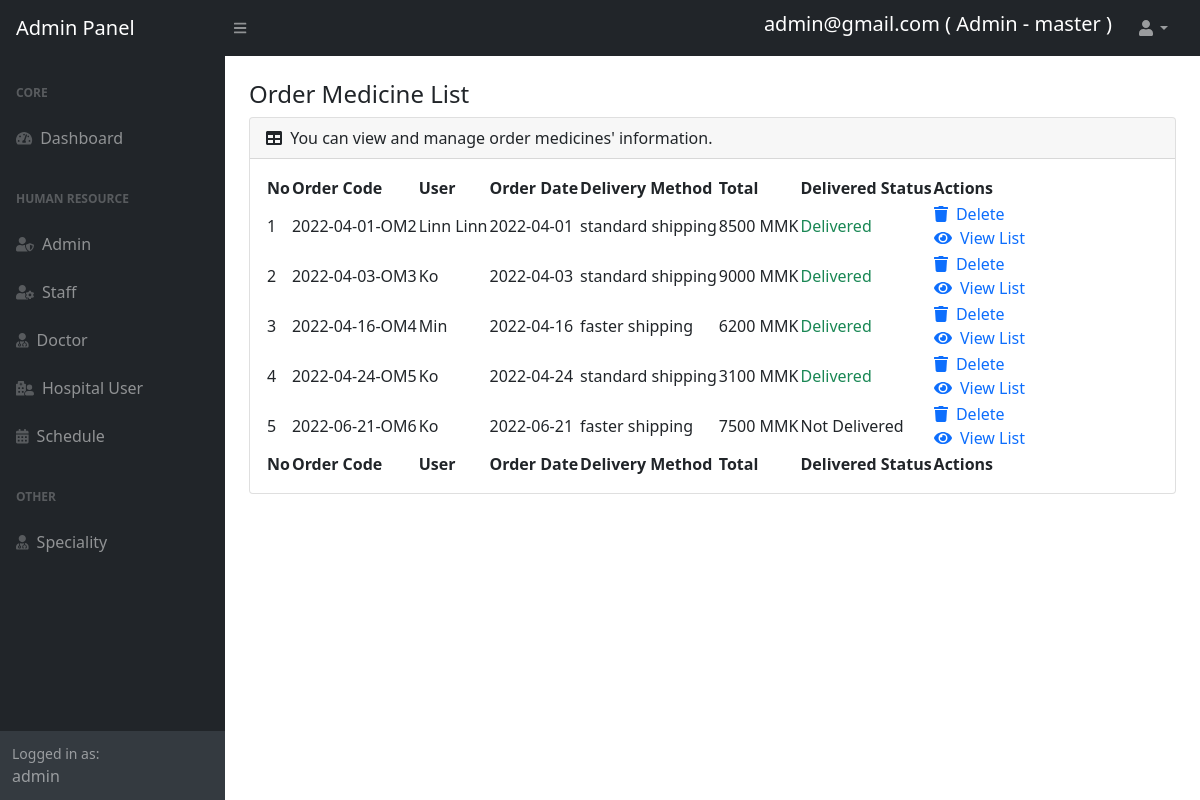
/admin/manageorder.php (signed in), run on the app's committed database.
### tables this page shows
CREATE TABLE `ordermed` (
  `orderId` int NOT NULL,
  `userId` int DEFAULT NULL,
  `orderDate` date DEFAULT NULL,
  `deliveryMethod` varchar(10) DEFAULT NULL,
  `total` int DEFAULT NULL,
  `deliveredStatus` tinyint(1) DEFAULT NULL
);

CREATE TABLE `user` (
  `userId` int NOT NULL,
  `userName` varchar(30) NOT NULL,
  `userEmail` varchar(50) NOT NULL,
  `userPassword` text NOT NULL,
  `userPhone` varchar(15) NOT NULL,
  `userAddress` text NOT NULL,
  `userDob` date NOT NULL,
  `userBloodType` varchar(5) NOT NULL,
  `userNrc` varchar(20) NOT NULL,
  `userNote` text
);

### admin/manageorder.php (the view, shortened to what this page needs)
<?php
include('header.php');
include('../connect.php');
?>
<div id="layoutSidenav_content">
    <main>
        <div class="container-fluid px-4">
            <h4 class="mt-4">Order Medicine List</h4>
            <div class="card mb-4">
                <div class="card-header">
                    <i class="fas fa-table me-1"></i>
                    You can view and manage order medicines' information.
                </div>
                <div class="card-body">
                    <table id="datatablesSimple">
                        <thead>
                            <tr>
                                <th>No</th>
                                <th>Order Code</th>
                                <th>User</th>
                                <th>Order Date</th>
                                <th>Delivery Method</th>
                                <th>Total</th>
                                <th>Delivered Status</th>
                                <th>Actions</th>
                            </tr>
                        </thead>
                        <tbody>
                            <?php
                            $count=0;
                            $selectordermed="SELECT o.*,u.* from ordermed o, user u
                            where o.userId=u.userId";
                            $runselectordermed=$connection->query($selectordermed);
                            $dataofordermed=$runselectordermed->fetch_all(MYSQLI_ASSOC);
                            foreach ($dataofordermed as $eachorder) {
                                $count++;
                                $orderDate=$eachorder['orderDate'];
                                $orderId=$eachorder['orderId'];
                                $orderCode=$orderDate."-OM".$orderId;
                                $userName=$eachorder['userName'];
                                $deli=$eachorder['deliveryMethod'];
                                $total=$eachorder['total'];
                                $deliverStatus=$eachorder['deliveredStatus'];
                                $deliver="";
                                if ($deliverStatus==0) {
                                    $deliver="Not Delivered";
                                }else{
                                    $deliver="<span class='text-success'>Delivered</span>";
                                }
                                echo "<tr>";
                                echo "<td>$count</td>";
                                echo "<td>$orderCode</td>";
                                echo "<td>$userName</td>";
                                echo "<td>$orderDate</td>";
                                echo "<td>$deli shipping</td>";
                                echo "<td>$total MMK</td>";
                                echo "<td>$deliver</td>";
                                echo "<td><a href='deletemanageorder.php?orderIdToDelete=$orderId' class='actionlink'><i class='fas fa-trash'></i>&nbsp;&nbspDelete</a><br>
                                <a href='orderdetail.php?oid=$orderId' class='actionlink'><i class='fas fa-eye'></i>&nbsp;&nbspView List</a></td>";
                                echo "</tr>";
                            }
                            ?>
                        </tbody>
                        <tfoot>
                            <tr>
                                <th>No</th>
                                <th>Order Code</th>
                                <th>User</th>
                                <th>Order Date</th>
                                <th>Delivery Method</th>
                                <th>Total</th>
                                <th>Delivered Status</th>
                                <th>Actions</th>
                            </tr>
                        </tfoot>
                    </table>
                </div>
            </div>
        </div>
    </main>
</div>
<?php
include('footer.php');
?>

### admin/header.php (shortened to what this page needs)
<?php
include('../connect.php');
if (isset($_SESSION['loginid'])) {
    $loginid = $_SESSION['loginid'];
    $logintype = $_SESSION['logintype'];
    if ($logintype == "admin") {
        $selectadmin = "SELECT * from admin where adminId=$loginid";
        $runselectadmin = $connection->query($selectadmin);
        $dataofadmin = $runselectadmin->fetch_array();
        $adminemail = $dataofadmin['adminEmail'];
        $admintype = $dataofadmin['adminType'];
    } else if ($logintype == "staff") {
        $selectstaff = "SELECT * from staff where staffId=$loginid";
        $runselectstaff = $connection->query($selectstaff);
        $dataofstaff = $runselectstaff->fetch_array();
        $staffemail = $dataofstaff['staffEmail'];
    } else if ($logintype == "doctor") {
        $selectdoctor = "SELECT * from doctor where doctorId=$loginid";
        $runselectdoctor = $connection->query($selectdoctor);
        $dataofdoctor = $runselectdoctor->fetch_array();
        $doctoremail = $dataofdoctor['doctorEmail'];
    } else {
    }
} else {
    echo "<script>alert('Access denied')</script>";
    echo "<script>location='index.php'</script>";
}
?>
<!DOCTYPE html>
<html lang="en">
<head>
    <link href="https://cdn.jsdelivr.net/npm/simple-datatables@latest/dist/style.css" rel="stylesheet" />
    <link href="css/styles.css" rel="stylesheet" />
</head>
<body class="sb-nav-fixed">
    <nav class="sb-topnav navbar navbar-expand navbar-dark bg-dark">
        <a class="navbar-brand ps-3" href="index.php">Admin Panel</a>
        <button class="btn btn-link btn-sm order-1 order-lg-0 me-4 me-lg-0" id="sidebarToggle" href="#!"><i class="fas fa-bars"></i></button>
        <form class="d-none d-md-inline-block form-inline ms-auto me-0 me-md-3 my-2 my-md-0">
            <div class="input-group">
                <h5 style="color:white;">
                    <?php
                    if ($logintype == "admin") {
                        if ($admintype == "master") {
                            echo "$adminemail ( Admin - master )";
                        } else {
                            echo "$adminemail ( Admin )";
                        }
                    } else if ($logintype == "staff") {
                        echo "$staffemail (Staff)";
                    } else if ($logintype == "doctor") {
                        echo "$doctoremail (Doctor)";
                    } else {
                    }
                    ?>
                </h5>
            </div>
        </form>
        <ul class="navbar-nav ms-auto ms-md-0 me-3 me-lg-4">
            <li class="nav-item dropdown">
                <a class="nav-link dropdown-toggle" id="navbarDropdown" href="#" role="button" data-bs-toggle="dropdown" aria-expanded="false"><i class="fas fa-user fa-fw"></i></a>
            </li>
        </ul>
    </nav>
    <div id="layoutSidenav">
        <div id="layoutSidenav_nav">
            <nav class="sb-sidenav accordion sb-sidenav-dark" id="sidenavAccordion">
                <div class="sb-sidenav-menu">
                    <div class="nav">
                        <div class="sb-sidenav-menu-heading">Core</div>
                        <a class="nav-link" href="home.php">
                            <div class="sb-nav-link-icon"><i class="fas fa-tachometer-alt"></i></div>
                            Dashboard
                        </a>
                        <div class="sb-sidenav-menu-heading">Human Resource</div>
                        <?php
                        if ($logintype == "admin") {
                            if ($admintype == "master") {
                                echo "
                                <a class='nav-link' href='adminlist.php'>
                                <div class='sb-nav-link-icon'><i class='fas fa-user-shield'></i></div>
                                Admin
                                </a>
                                ";
                            }
                            echo "
                            <a class='nav-link' href='stafflist.php'>
                                <div class='sb-nav-link-icon'><i class='fas fa-user-cog'></i></div>
                                Staff
                            </a>
                            <a class='nav-link' href='doctorlist.php'>
                                <div class='sb-nav-link-icon'><i class='fas fa-user-md'></i></div>
                                Doctor
                            </a>
                            ";
                        }
                        ?>
                        <a class="nav-link" href="userlist.php">
                            <div class="sb-nav-link-icon"><i class="fas fa-hospital-user"></i></div>
                            Hospital User
                        </a>
                        <a class="nav-link" href="schedule.php">
                            <div class="sb-nav-link-icon"><i class="fas fa-calendar-alt"></i></div>
                            Schedule
                        </a>
                        <?php
                        if ($logintype == "admin") {
                            echo "
                            <div class='sb-sidenav-menu-heading'>Other</div>
                            <a class='nav-link' href='speciality.php'>
                                <div class='sb-nav-link-icon'><i class='fas fa-user-md'></i></div>
                                Speciality
                            </a>
                            ";
                        }
                        ?>
                    </div>
                </div>
                <div class="sb-sidenav-footer">
                    <div class="small">Logged in as:</div>
                    <?php echo "$logintype"; ?>
                </div>
            </nav>
        </div>

### admin/manageorder.php (style rules this page uses)
.actionlink { text-decoration: none; }

### data on the page
ordermed: orderCode "2022-04-01-OM2", userId.userName "Linn Linn", orderDate "2022-04-01", deliveryMethod "standard", total "8500", deliveredStatus "Delivered"
ordermed: orderCode "2022-04-03-OM3", userId.userName "Ko", orderDate "2022-04-03", deliveryMethod "standard", total "9000", deliveredStatus "Delivered"
ordermed: orderCode "2022-04-16-OM4", userId.userName "Min", orderDate "2022-04-16", deliveryMethod "faster", total "6200", deliveredStatus "Delivered"
ordermed: orderCode "2022-04-24-OM5", userId.userName "Ko", orderDate "2022-04-24", deliveryMethod "standard", total "3100", deliveredStatus "Delivered"
ordermed: orderCode "2022-06-21-OM6", userId.userName "Ko", orderDate "2022-06-21", deliveryMethod "faster", total "7500", deliveredStatus "Not Delivered"

### other printed values
$adminemail "admin@gmail.com"
$logintype "admin"
